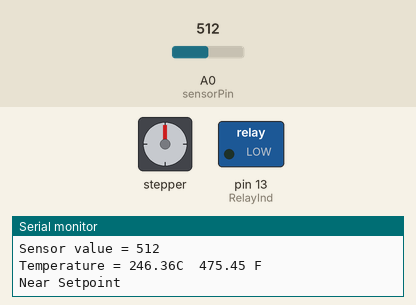
This sketch was run on a simulated Arduino Uno, built with avr-gcc and run on an emulated ATmega328P. Parts: stepper motor, switched loads named in the sketch (green lamp = pin HIGH), the last lines printed to the serial monitor. Wiring (inferred from the names in the program): stepper motor (200 steps per turn assumed): coils pin 4, pin 5, pin 6, pin 7. The inputs (shaded band) are chosen by the test bench; at power-on: A0 (sensorPin) = 512. Pins used as bus, display or sensor lines are not drawn.

Above: at 3.8 s.
3.9 s: A0 (sensorPin) set to 425
7.8 s: A0 (sensorPin) set to 406
At 9.5 s:
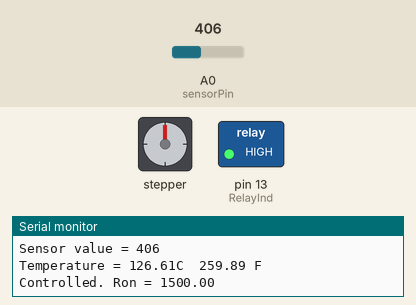
15.5 s: A0 (sensorPin) set to 510
At 16.9 s:
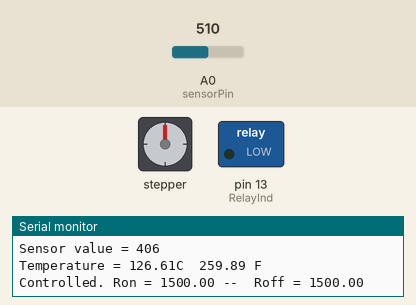
Timing chart, 0 to 18.5 s (numbered marks = the images above; inputs shaded):
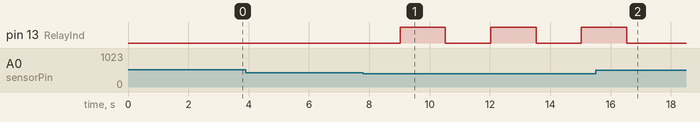

The sketch:

HeaterControl.ino
```cpp
// (licence header left out)
// Hardcoded temp set point for heaters.  Change and recompile for new setpoint.
//float Setpoint = 100.0;
float Setpoint = 125.0;
float Deadspace = 2;      // Temp range where relay status doesn't change
float Quickheat = 10;     // Degrees C below setpoint where relay heats continously
float DutyCycle = 0.50;   // Ton/Toff
float SamplePeriod = 3000;// Sample every 5000 ms

int sensorPin = A0;   // select the A0 input pin for RTD sense.
int RelayInd = 13; // select the pin as LED indicator for the Relay control, digital output 13
int sensorValue = 0;  // variable to store the value coming from the RTD sensor
float Rnom = 100.0;
// RTD coefficients per
// http://www.rdfcorp.com/anotes/pa-rtd/pa-rtd_02.shtml

//R0	100
//A	3.91E-003
//B	-5.78E-007
//C	-4.18E-012  (C=0 for t>0C)
//
//Rt=R0[1+A*t+B*t^2+C(t-100)*t^3]
//T	Rt	Rlinapp	Rdiff	Tcalc	Terr
//-200	18.5	21.8	3.3	-208.5	8.5
//-190	22.8	25.7	2.9	-197.5	7.5
//-180	27.1	29.7	2.6	-186.5	6.5
//-170	31.3	33.6	2.2	-175.7	5.7
//-160	35.5	37.5	1.9	-164.9	4.9
//-150	39.7	41.4	1.7	-154.2	4.2
//-140	43.9	45.3	1.4	-143.6	3.6
//-130	48.0	49.2	1.2	-133.0	3.0
//-120	52.1	53.1	1.0	-122.5	2.5
//-110	56.2	57.0	0.8	-112.1	2.1
//-100	60.3	60.9	0.7	-101.7	1.7
//-90	64.3	64.8	0.5	-91.3	1.3
//-80	68.3	68.7	0.4	-81.0	1.0
//-70	72.3	72.6	0.3	-70.8	0.8
//-60	76.3	76.6	0.2	-60.6	0.6
//-50	80.3	80.5	0.2	-50.4	0.4
//-40	84.3	84.4	0.1	-40.2	0.2
//-30	88.2	88.3	0.1	-30.1	0.1
//-20	92.2	92.2	0.0	-20.1	0.1
//-10	96.1	96.1	0.0	-10.0	0.0
//0	100.0	100.0	0.0	0.0	0.0
//10	103.9	103.9	0.0	10.0	0.0
//20	107.8	107.8	0.0	19.9	0.1
//30	111.7	111.7	0.1	29.9	0.1
//40	115.5	115.6	0.1	39.8	0.2
//50	119.4	119.5	0.1	49.6	0.4
//60	123.2	123.4	0.2	59.5	0.5
//70	127.1	127.4	0.3	69.3	0.7
//80	130.9	131.3	0.4	79.1	0.9
//90	134.7	135.2	0.5	88.8	1.2
//100	138.5	139.1	0.6	98.5	1.5
//110	142.3	143.0	0.7	108.2	1.8
//120	146.1	146.9	0.8	117.9	2.1
//130	149.8	150.8	1.0	127.5	2.5
//140	153.6	154.7	1.1	137.1	2.9
//150	157.3	158.6	1.3	146.7	3.3
//160	161.1	162.5	1.5	156.2	3.8
//170	164.8	166.4	1.7	165.7	4.3
//180	168.5	170.3	1.9	175.2	4.8

//Linear approximation is sufficient from 0c to ~140C where error is <3C
//Rt =  R0(1+A*t)

double a = 3.9083 * pow(10,-3);
//double b = -5.775 * pow(10, -7);
//double c = -4.183 * pow(10,-12);

float Rpu = 985.0; // Measured.  Nom 1k
float Rrtd = 0;    // Calculated R value of RTD
float Vout =0;     // Calculated voltage on A0
float Vquant = 1.1/1024;  // Steps in A0 A/D
float T = 0;              // Temp variable
float Vs = 3.31;          // Vs as measured, Nom 3.3V
float Ton = 0;            // Relay on time
float Toff = 0;           // Relay off time
unsigned long time;       // elapsed uptime stamp
unsigned long mstos = 1000; // divisor to convert to secs

unsigned char relayPin[4] = {
  4,5,6,7};

void setup() {
  analogReference(INTERNAL);
  Serial.begin(115200);
  int i;
  // Setup arduino to control relay inputs RP0 = Relay 1 control pin, RP1 = Relay 2, etc.
  // "HIGH" excites relay coil switching from Normal position to opposite switch position.
  // declare the RelayInd as OUTPUT to drive LED indicator (HIGH is lit = Relay control excited).
  pinMode(RelayInd, OUTPUT);
  for(i = 0; i < 4; i++)
  {
    pinMode(relayPin[i],OUTPUT); //RP0 = D7, RP1 = D6, RP2 = D5, RP3 = D4 (Dn is Arduino digital pin)
    digitalWrite(relayPin[i],LOW);
  }
  Ton = DutyCycle * SamplePeriod;
  Toff = SamplePeriod - Ton;
  if (Toff < 500 ) Toff = 0;  //Due to comm delays 0.5 s and shorter Toffs don't work.
  Serial.print(Ton);
  Serial.print(" - ");
  Serial.print(Toff);
  Serial.print("\r\n");
}

void loop() {
  // read the value from the sensor:
  sensorValue = analogRead(sensorPin);
  Vout = sensorValue * Vquant;
  Rrtd = -Rpu * Vout / (Vout - Vs);        // Solve voltage divider
  T = (Rrtd - Rnom) / (Rnom * a);          // Rt =  R0(1+A*t) Algebra ensues

  // turn the RelayInd on
  //digitalWrite(RelayInd, HIGH);
  Serial.print("\r\n\n ----- Up Time(secs): ");
  Serial.print(millis()/mstos);
  Serial.print("\r\n*******************\r\nSensor value = ");
  Serial.print(sensorValue);
  Serial.print("\r\nTemperature = ");
  Serial.print(T);
  Serial.print("C  ");
  Serial.print(9*T/5+32);                  // Convert to Fahrenheit
  Serial.print(" F\r\n");
  //delay(2000);

  // Logic below assumes relay is normally open ie. heater off.
  if (T < (Setpoint - Quickheat))          // Temp is in Quickheat region, turn on heater
  {
    Serial.print("\r\nQuickheat.");
//    Serial.print(Ton);
    digitalWrite(RelayInd, HIGH);
    digitalWrite(relayPin[3], HIGH);
    delay(Ton+Toff);
//    if (Toff != 0) {
//      Serial.print(" --  Roff = ");
//      Serial.print(Toff);
//      digitalWrite(RelayInd, HIGH);
//      digitalWrite(relayPin[3], LOW);
//      delay(Toff);
//    }
  }
  else if (T > (Setpoint + Deadspace))     // Temp above setpoint, turn off heater
  {
    Serial.print("\r\nNear Setpoint");
    digitalWrite(RelayInd, LOW);
    digitalWrite(relayPin[3], LOW);
    delay(Ton+Toff);
  }
  else                                     // Temp in control region near setpoint. turn on heater
  {                                        // for Ton ms
    Serial.print("\r\nControlled. Ron = ");
    Serial.print(Ton);
    digitalWrite(RelayInd, HIGH);
    digitalWrite(relayPin[3], HIGH);
    delay(Ton);
    Serial.print(" --  Roff = ");
    Serial.print(Toff);
    digitalWrite(RelayInd, LOW);
    digitalWrite(relayPin[3], LOW);
    delay(Toff);
  }
}

void establishContact() {
  while (Serial.available() <= 0) {
    Serial.println("0,0,0");   // send an initial string
    delay(300);
  }
}
```

Measured:
- the behaviour switches between 407 and 406 on A0 (sensorPin) (found by bisection; images 0 and 1)
- after the input at 7.8 s, pin 13 (RelayInd): alternates HIGH for 1.5 s and LOW for 1.5 s, starting after 1.2 s
- after the input at 15.5 s, pin 13 (RelayInd): goes on until 16.5 s, then stays LOW
